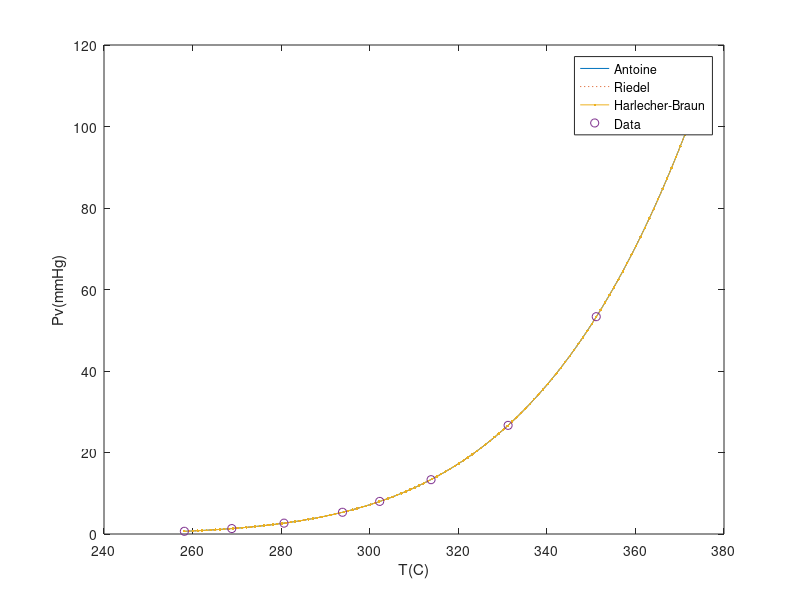

MATLAB code to generate this figure:
% compVPeqn.m: comparison of vapor equations 
clear all; clc; 
T = [-15 -4.3 7.5 20.7 29.1 40.7 58.1 78.0 99.2] + 273.15; 
Pv = [0.667 1.333 2.666 5.333 8.000 13.33 26.66 53.33 101.32]; 
Xa = [ones(1,length(T)); 1./T; log(Pv)./T]'; ba = inv(Xa'*Xa)*Xa'*log(Pv)'; 
Aa = ba(1); Ca = -ba(3); Ba = Aa*Ca-ba(2); % Antoine eq. 
Xr = [ones(1,length(T)); 1./T; log(T); T.^6]'; br = inv(Xr'*Xr)*Xr'*log(Pv)'; 
Ar = br(1); Br = br(2); Cr = br(3); Dr = br(4); % Riedel eq. 
Xh = [ones(1,length(T)); 1./T; log(T); Pv./T.^2]'; bh = inv(Xh'*Xh)*Xh'*log(Pv)'; 
Ah = bh(1); Bh = bh(2); Ch = bh(3); Dh = bh(4); % Harlecher-Braun eq 
Ti = T(1):T(end); Pa = exp(Aa - Ba./(Ti+Ca)); 
Pr = exp(Ar + Br./Ti + Cr*log(Ti) + Dr*Ti.^6); Ph = []; 
for k = 1:length(Ti)    
P0 = 100/length(Ti) * k;    
Phf = @(x) Ah + Bh/Ti(k) + Ch*log(Ti(k)) + Dh*x/Ti(k)^2 - log(x);    
Phv = fzero(Phf,P0); Ph = [Ph Phv]; 
end 
plot(Ti,Pa,Ti,Pr,':',Ti,Ph,'.-',T,Pv,'o'), xlabel('T(C)'), ylabel('Pv(mmHg)') 
legend('Antoine','Riedel','Harlecher-Braun','Data','location','best')
